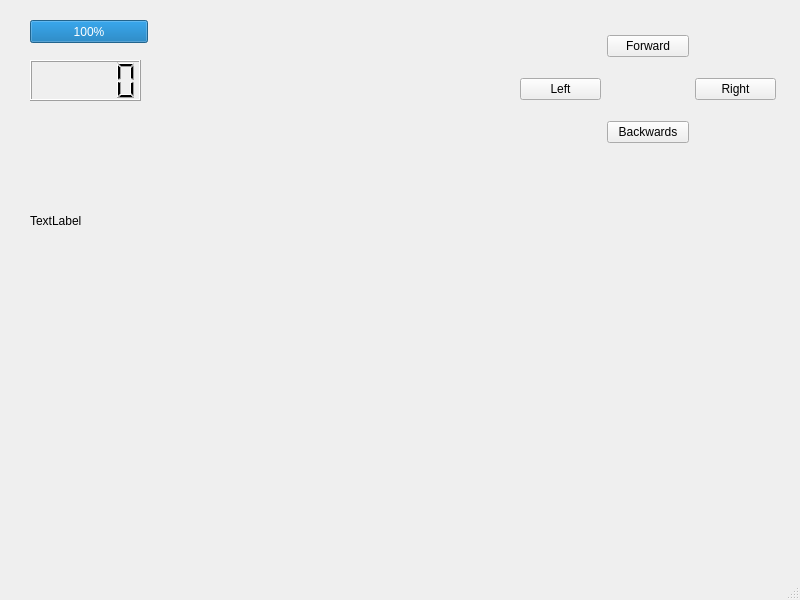
<?xml version="1.0" encoding="UTF-8"?>
<ui version="4.0">
 <class>Husky_Control</class>
 <widget class="QMainWindow" name="Husky_Control">
  <property name="geometry">
   <rect>
    <x>0</x>
    <y>0</y>
    <width>800</width>
    <height>600</height>
   </rect>
  </property>
  <property name="windowTitle">
   <string>Husky_Control</string>
  </property>
  <widget class="QWidget" name="centralwidget">
   <widget class="QWidget" name="gridLayoutWidget">
    <property name="geometry">
     <rect>
      <x>520</x>
      <y>20</y>
      <width>256</width>
      <height>141</height>
     </rect>
    </property>
    <layout class="QGridLayout" name="gridLayout">
     <item row="1" column="2">
      <widget class="QPushButton" name="rightButton">
       <property name="text">
        <string>Right</string>
       </property>
      </widget>
     </item>
     <item row="1" column="0">
      <widget class="QPushButton" name="leftButton">
       <property name="text">
        <string>Left</string>
       </property>
      </widget>
     </item>
     <item row="2" column="1">
      <widget class="QPushButton" name="backButton">
       <property name="text">
        <string>Backwards</string>
       </property>
      </widget>
     </item>
     <item row="0" column="1">
      <widget class="QPushButton" name="forButton">
       <property name="text">
        <string>Forward</string>
       </property>
      </widget>
     </item>
    </layout>
   </widget>
   <widget class="QProgressBar" name="batteryLevel">
    <property name="geometry">
     <rect>
      <x>30</x>
      <y>20</y>
      <width>118</width>
      <height>23</height>
     </rect>
    </property>
    <property name="value">
     <number>100</number>
    </property>
   </widget>
   <widget class="QLCDNumber" name="velocity">
    <property name="geometry">
     <rect>
      <x>30</x>
      <y>60</y>
      <width>111</width>
      <height>41</height>
     </rect>
    </property>
   </widget>
   <widget class="QLabel" name="cameraDisplay">
    <property name="geometry">
     <rect>
      <x>30</x>
      <y>120</y>
      <width>291</width>
      <height>201</height>
     </rect>
    </property>
    <property name="text">
     <string>TextLabel</string>
    </property>
   </widget>
  </widget>
  <widget class="QMenuBar" name="menubar">
   <property name="geometry">
    <rect>
     <x>0</x>
     <y>0</y>
     <width>800</width>
     <height>22</height>
    </rect>
   </property>
  </widget>
  <widget class="QStatusBar" name="statusbar"/>
 </widget>
 <resources/>
 <connections/>
</ui>
